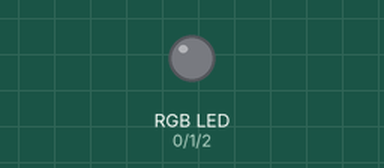
A sketch run on a simulated Arduino Uno, built with avr-gcc and run on an emulated ATmega328P. Shown: an RGB LED mixed from three pins (HIGH = lit).

Above: at 0.4 s.
At 5.4 s:
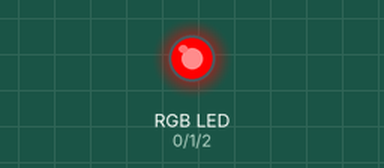
Timing chart, 0 to 8.3 s (numbered marks = the images above):
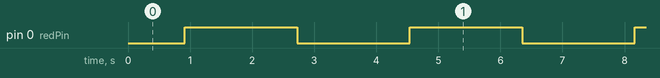

The sketch:

LED-Fader.ino
```cpp
const int redPin = 0;     // the number of the pushbutton pin
const int greenPin = 1;
const int bluePin = 2;

int currentRed = 0;
int currentBlue = 0;
int currentGreen = 0;

void setup() {
  // put your setup code here, to run once:
  pinMode(redPin, OUTPUT);
  pinMode(greenPin, OUTPUT);
  pinMode(greenPin, OUTPUT);
}

//int i = 0;
//int direction = 1;

void loop() {
  //  if (i > 254) {
  //    direction = -1;
  //  }
  //  if (i == 0) {
  //    direction = 1;
  //  }
  //  setColourRgb(i, i, i);
  //  i += direction;
  //  delay(5);

  fadeToColor(255, 0, 0, 2000);
//  delay(1000);
  fadeToColor(0, 0, 0, 2000);
//  delay(1000);
//  fadeToColor(0, 0, 255, 2000);
//  delay(1000);
}

void fadeToColor(unsigned int red, unsigned int green, unsigned int blue, unsigned int fadeDuration) {
  int delayMS = fadeDuration / 255;

  float redstep = (red - currentRed) / 255;
  float greenstep = (green - currentGreen) / 255;
  float bluestep = (blue - currentBlue) / 255;

  for (int i = 0; i < 255; i++) {
    setColourRgb(currentRed + redstep * i, currentGreen + greenstep * i, currentBlue + bluestep * i);
    delay(delayMS);
  }
  currentRed = red;
  currentBlue = blue;
  currentGreen = green;
}

void setColourRgb(unsigned int red, unsigned int green, unsigned int blue) {
  analogWrite(redPin, red);
  analogWrite(greenPin, green);
  analogWrite(bluePin, blue);
}
```

Measured:
- by itself, pin 0 (redPin): alternates HIGH for 1.8 s and LOW for 1.8 s
